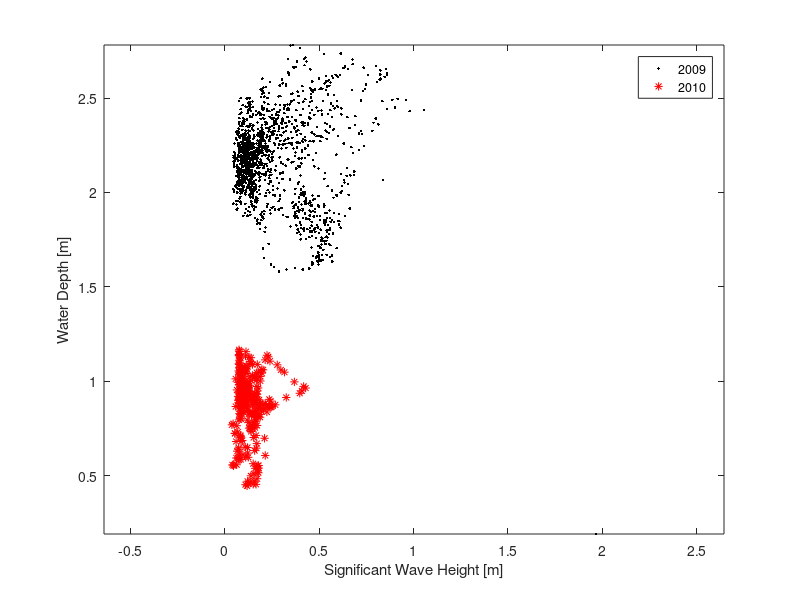
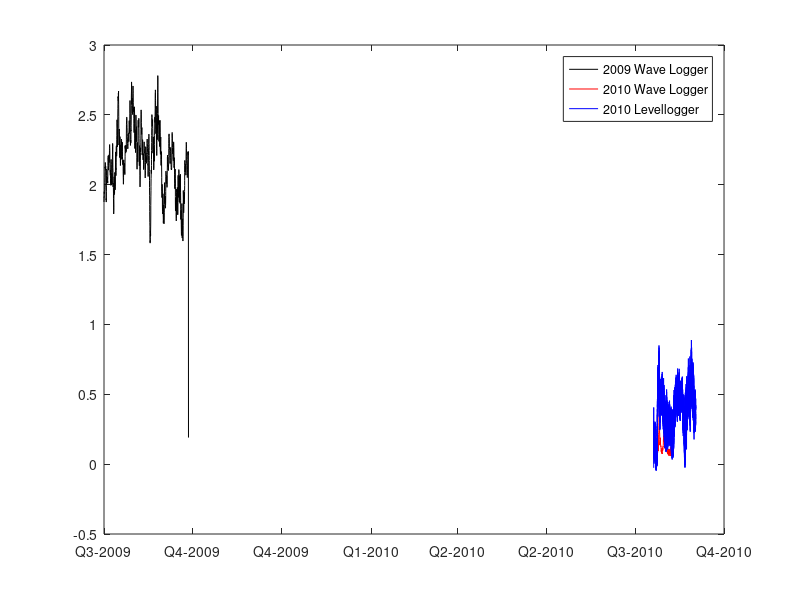
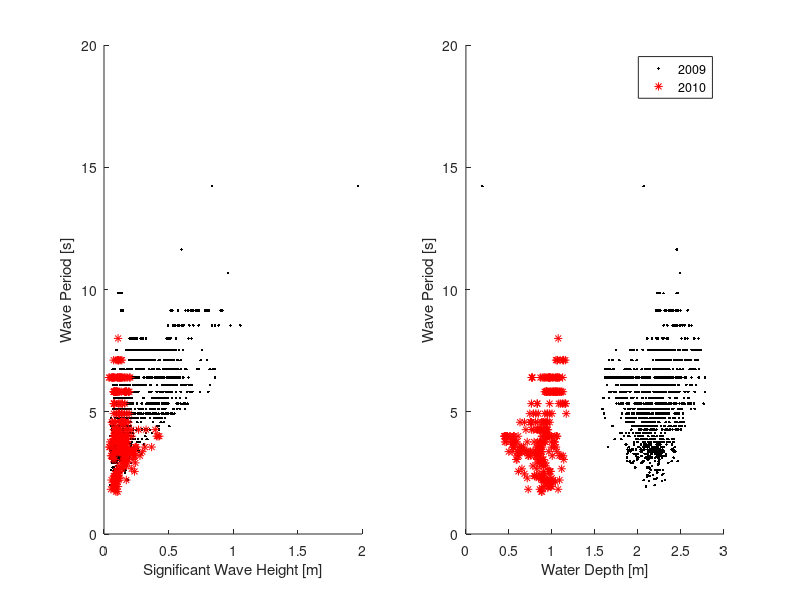
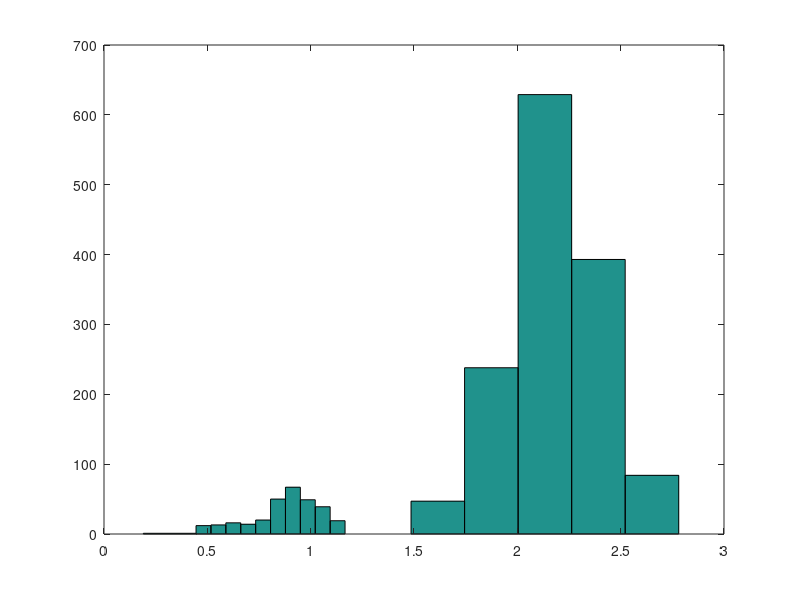

The MATLAB script that drew these images, in order:
%wave plots
close all
clear all
load all_drewpoint_data

% wavestatWL2
% waves2010
figure(1)

plot(wavestatWL2.hsig2, wavestatWL2.waterdepth2, 'k.')
hold on
plot(waves2010.hsig, waves2010.mdepth, 'r*')
axis equal

legend('2009', '2010')
xlabel('Significant Wave Height [m]')
ylabel('Water Depth [m]')
hold off


figure(2)

plot(wavestatWL2.date, wavestatWL2.waterdepth2, 'k')
hold on
plot(waves2010.date, waves2010.hsig, 'r')
plot(levellogger.date, levellogger.depth, 'b')
datetick
legend('2009 Wave Logger', '2010 Wave Logger', '2010 Levellogger')

figure(3)

subplot(1,2,1)
hold on
plot(wavestatWL2.hsig2, wavestatWL2.waveperiod2, 'k.')
plot(waves2010.hsig, waves2010.tp, 'r*')
xlabel('Significant Wave Height [m]')
ylabel('Wave Period [s]')
hold off


subplot(1,2,2)
hold on
plot(wavestatWL2.waterdepth2, wavestatWL2.waveperiod2, 'k.')
plot(waves2010.mdepth, waves2010.tp, 'r*')
legend('2009', '2010')
xlabel('Water Depth [m]')
ylabel('Wave Period [s]')
hold off


figure(4)

hist(wavestatWL2.waterdepth2, 10)
hold on
hist(waves2010.mdepth, 10)